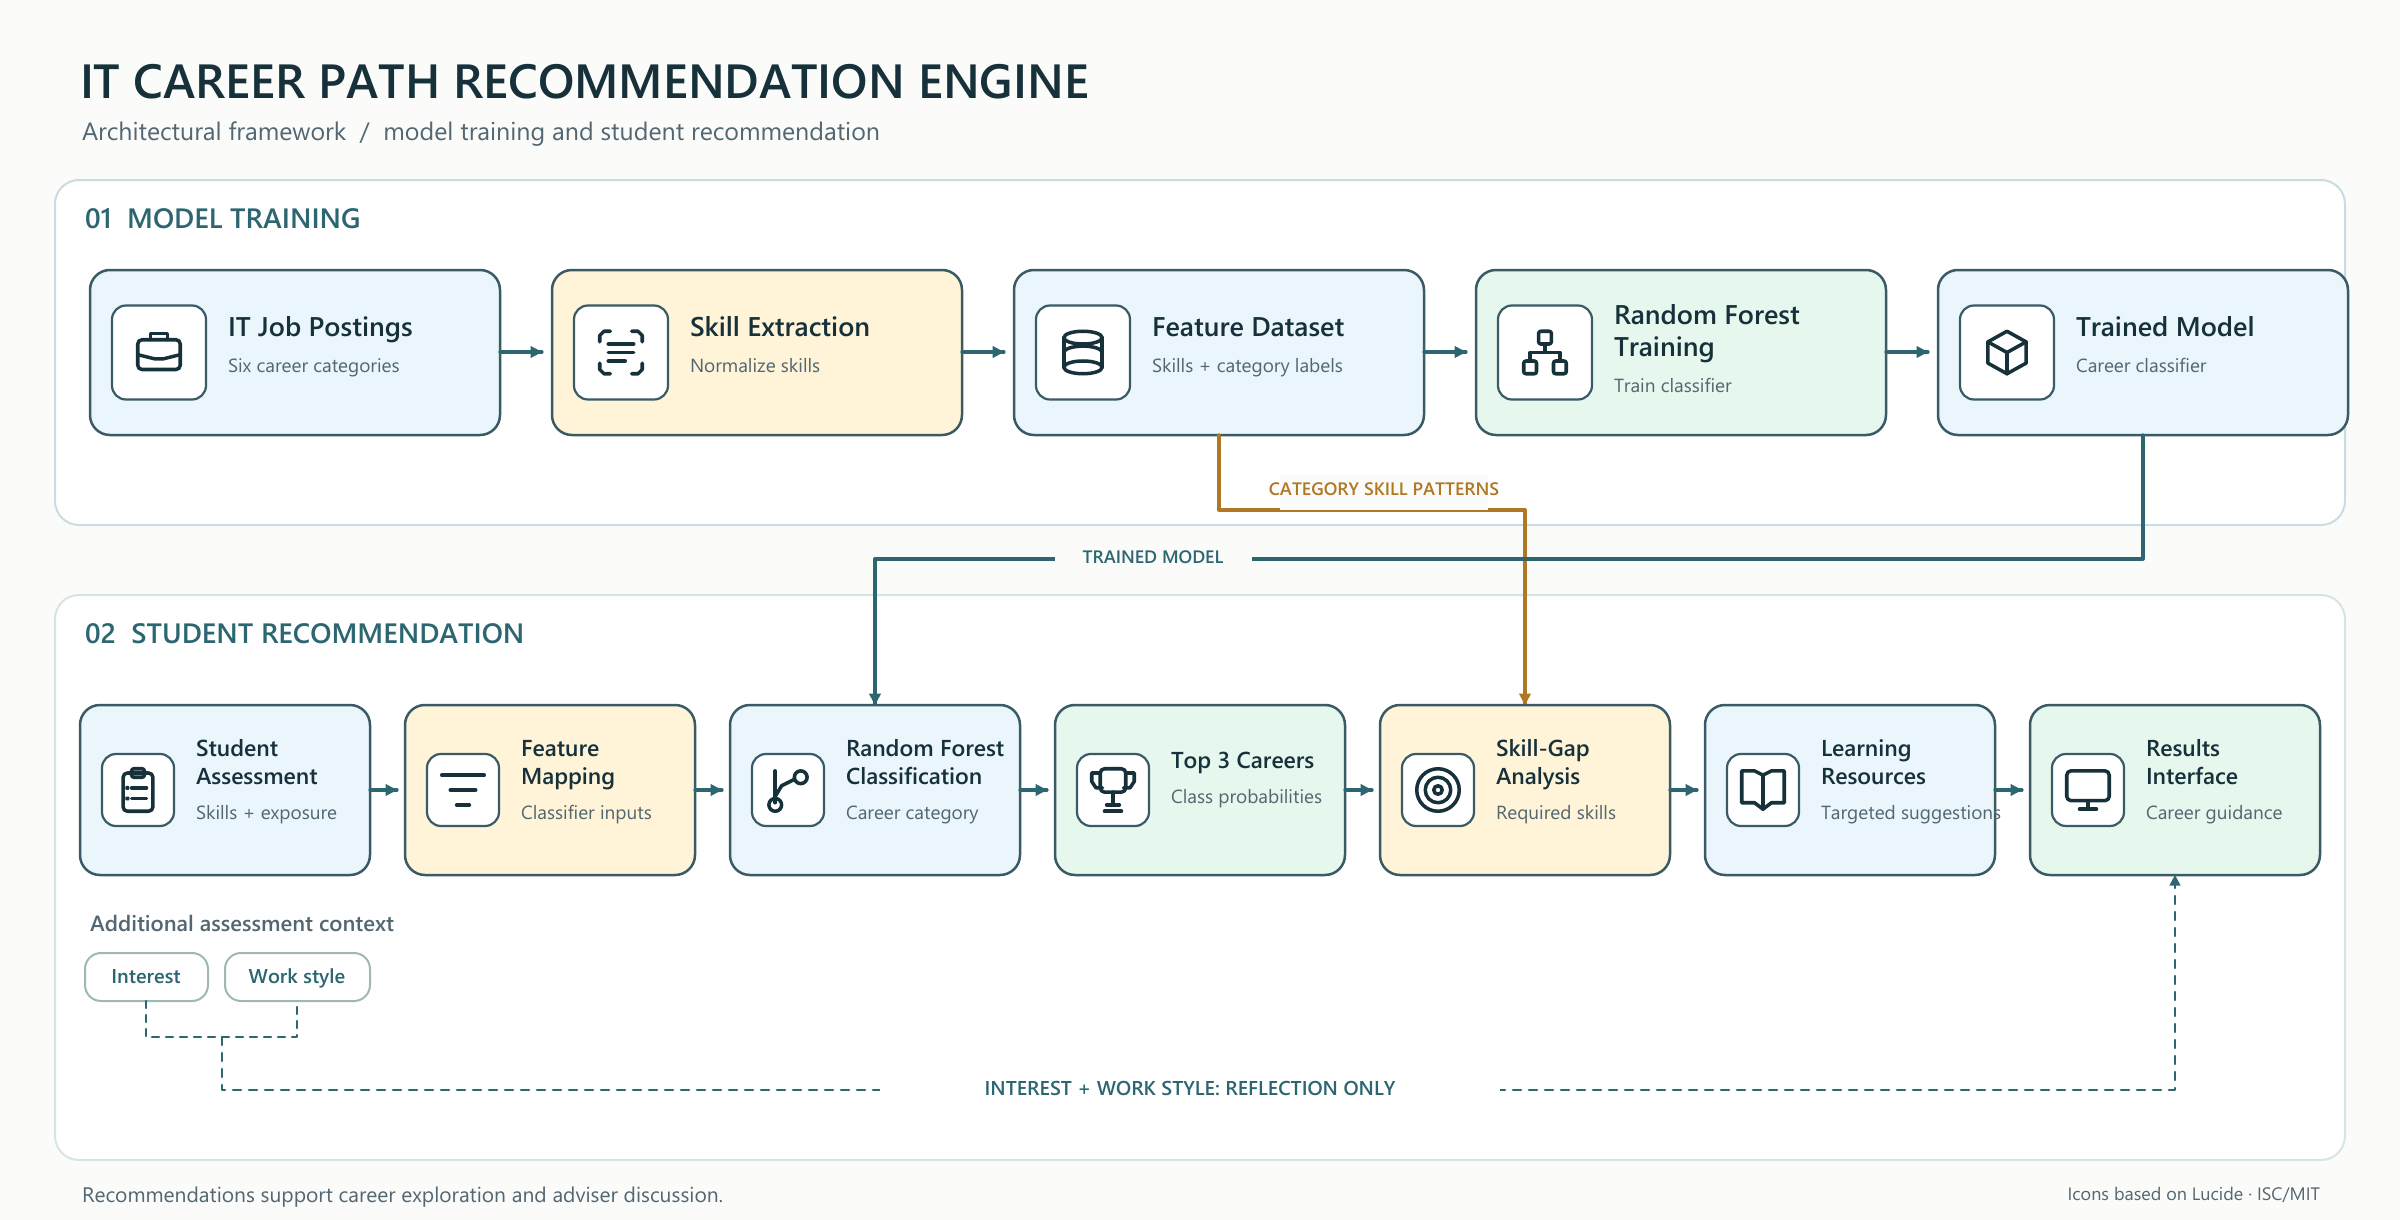

Recreate this plot in Python.
"""Render the horizontal IT career recommendation architecture as a vector PDF."""

from reportlab.pdfgen import canvas
from reportlab.lib.colors import HexColor
from reportlab.pdfbase import pdfmetrics
from reportlab.pdfbase.ttfonts import TTFont


OUT = "architecture-framework-horizontal.pdf"
W, H = 2400, 1220
INK = HexColor("#17313B")
MUTED = HexColor("#536772")
LINE = HexColor("#3A5B66")
BLUE = HexColor("#EAF5FC")
YELLOW = HexColor("#FFF4D8")
MINT = HexColor("#E6F7EE")
PAPER = HexColor("#FBFCFA")
WHITE = HexColor("#FFFFFF")
TEAL = HexColor("#2B6671")
ORANGE = HexColor("#B07825")

pdfmetrics.registerFont(TTFont("Segoe", r"C:\Windows\Fonts\segoeui.ttf"))
pdfmetrics.registerFont(TTFont("SegoeSemi", r"C:\Windows\Fonts\seguisb.ttf"))

c = canvas.Canvas(OUT, pagesize=(W, H), pageCompression=1)
c.setTitle("IT Career Path Recommendation Engine — Architectural Framework")


def rect(x, y, w, h, fill, stroke=None, radius=0, sw=1):
    c.setLineWidth(sw)
    c.setFillColor(fill)
    c.setStrokeColor(stroke or fill)
    fn = c.roundRect if radius else c.rect
    args = (x, H-y-h, w, h)
    if radius:
        args += (radius,)
    fn(*args, fill=1, stroke=int(stroke is not None))


def line(points, color=LINE, width=3, dash=None):
    c.setStrokeColor(color)
    c.setLineWidth(width)
    c.setLineCap(1)
    c.setLineJoin(1)
    c.setDash(dash or [])
    p = c.beginPath()
    p.moveTo(points[0][0], H-points[0][1])
    for x, y in points[1:]:
        p.lineTo(x, H-y)
    c.drawPath(p)
    c.setDash([])


def arrow(points, color=LINE, width=3, dashed=False, size=13):
    line(points, color, width, [8, 8] if dashed else None)
    x0, y0 = points[-2]
    x1, y1 = points[-1]
    import math
    a = math.atan2(y1-y0, x1-x0)
    p = c.beginPath()
    p.moveTo(x1, H-y1)
    for d in (a+2.65, a-2.65):
        p.lineTo(x1+size*math.cos(d), H-(y1+size*math.sin(d)))
    p.close()
    c.setFillColor(color)
    c.drawPath(p, fill=1, stroke=0)


def txt(x, y, s, size=24, color=INK, bold=False, align="left"):
    c.setFont("SegoeSemi" if bold else "Segoe", size)
    c.setFillColor(color)
    yy = H-y-size*0.85
    if align == "center":
        c.drawCentredString(x, yy, s)
    elif align == "right":
        c.drawRightString(x, yy, s)
    else:
        c.drawString(x, yy, s)


def icon(kind, x, y, size=52):
    c.saveState()
    c.translate(x, H-y)
    c.scale(size/24, -size/24)
    c.setStrokeColor(INK)
    c.setLineWidth(1.65)
    c.setLineCap(1)
    c.setLineJoin(1)
    c.setFillColor(WHITE)
    def ln(*pts):
        p=c.beginPath(); p.moveTo(*pts[0])
        for z in pts[1:]: p.lineTo(*z)
        c.drawPath(p)
    def rr(a,b,w,h,r=2): c.roundRect(a,b,w,h,r,fill=0,stroke=1)
    def circ(a,b,r): c.circle(a,b,r,fill=0,stroke=1)
    if kind == "briefcase":
        rr(2,6,20,14); ln((8,6),(8,3),(16,3),(16,6)); ln((2,13),(10,15),(14,15),(22,13))
    elif kind == "scan":
        ln((7,2),(4,2),(2,4),(2,7)); ln((17,2),(20,2),(22,4),(22,7)); ln((2,17),(2,20),(4,22),(7,22)); ln((17,22),(20,22),(22,20),(22,17)); ln((6,8),(18,8));ln((6,12),(18,12));ln((6,16),(14,16))
    elif kind == "database":
        c.ellipse(3,2,21,8,fill=0,stroke=1); ln((3,5),(3,19));ln((21,5),(21,19));c.ellipse(3,16,21,22,fill=0,stroke=1); c.arc(3,9,21,15,180,180)
    elif kind == "network":
        rr(9,2,6,6,1);rr(2,16,6,6,1);rr(16,16,6,6,1);ln((12,8),(12,12),(5,12),(5,16));ln((12,12),(19,12),(19,16))
    elif kind == "box":
        ln((12,2),(21,7),(21,17),(12,22),(3,17),(3,7),(12,2));ln((3,7),(12,12),(21,7));ln((12,12),(12,22))
    elif kind == "clipboard":
        rr(5,4,14,18);rr(9,2,6,4,1);ln((9,11),(16,11));ln((9,16),(16,16));circ(7,11,.35);circ(7,16,.35)
    elif kind == "filter":
        ln((2,5),(22,5));ln((6,12),(18,12));ln((9,19),(15,19))
    elif kind == "branch":
        ln((6,3),(6,18));ln((6,15),(9,10),(15,7));circ(18,6,3);circ(6,19,3)
    elif kind == "trophy":
        rr(6,2,12,11,2);ln((6,4),(2,4),(2,8),(4,11),(7,11));ln((18,4),(22,4),(22,8),(20,11),(17,11));ln((12,13),(12,19));ln((8,22),(16,22));ln((9,19),(15,19))
    elif kind == "target":
        circ(12,12,10);circ(12,12,6);circ(12,12,2)
    elif kind == "book":
        ln((12,5),(12,21));ln((12,5),(8,3),(2,3),(2,18),(8,18),(12,21));ln((12,5),(16,3),(22,3),(22,18),(16,18),(12,21))
    elif kind == "monitor":
        rr(2,3,20,14,2);ln((12,17),(12,21));ln((8,21),(16,21))
    c.restoreState()


def card(x, y, w, h, title_lines, subtitle_lines, icon_name, fill):
    rect(x,y,w,h,fill,LINE,20,2.5)
    badge = 94 if w > 350 else 72
    bx=x+22; by=y+(h-badge)/2
    rect(bx,by,badge,badge,WHITE,LINE,14,2.2)
    icon(icon_name,bx+(badge-51)/2,by+(badge-51)/2,51)
    tx=bx+badge+22
    fs=27 if w > 350 else 23
    top=y+32 if len(title_lines)>1 else y+44
    for i,t in enumerate(title_lines): txt(tx,top+i*(fs+5),t,fs,bold=True)
    st=top+len(title_lines)*(fs+5)+10
    for i,t in enumerate(subtitle_lines): txt(tx,st+i*25,t,19,MUTED)


rect(0,0,W,H,PAPER)
txt(80,58,"IT CAREER PATH RECOMMENDATION ENGINE",48,bold=True)
txt(82,119,"Architectural framework  /  model training and student recommendation",25,MUTED)

rect(55,180,2290,345,WHITE,HexColor("#C9DCE2"),24,2)
txt(85,205,"01  MODEL TRAINING",28,TEAL,bold=True)

train_x=[90,552,1014,1476,1938]
train=[
    (["IT Job Postings"],["Six career categories"],"briefcase",BLUE),
    (["Skill Extraction"],["Normalize skills"],"scan",YELLOW),
    (["Feature Dataset"],["Skills + category labels"],"database",BLUE),
    (["Random Forest","Training"],["Train classifier"],"network",MINT),
    (["Trained Model"],["Career classifier"],"box",BLUE),
]
for x,item in zip(train_x,train): card(x,270,410,165,*item)
for i in range(4): arrow([(train_x[i]+410,352),(train_x[i+1]-10,352)],TEAL,3.2)

rect(55,595,2290,565,WHITE,HexColor("#D6E5DD"),24,2)
txt(85,620,"02  STUDENT RECOMMENDATION",28,TEAL,bold=True)

# Training data and the trained classifier enter different stages of the student flow.
arrow([(1219,435),(1219,510),(1525,510),(1525,705)],ORANGE,3.3)
rect(1280,475,208,35,PAPER)
txt(1384,480,"CATEGORY SKILL PATTERNS",18,ORANGE,True,"center")
arrow([(2143,435),(2143,559),(875,559),(875,705)],TEAL,3.3)
rect(1055,541,197,36,PAPER)
txt(1153,548,"TRAINED MODEL",18,TEAL,True,"center")

student_x=[80,405,730,1055,1380,1705,2030]
student=[
    (["Student","Assessment"],["Skills + exposure"],"clipboard",BLUE),
    (["Feature","Mapping"],["Classifier inputs"],"filter",YELLOW),
    (["Random Forest","Classification"],["Career category"],"branch",BLUE),
    (["Top 3 Careers"],["Class probabilities"],"trophy",MINT),
    (["Skill-Gap","Analysis"],["Required skills"],"target",YELLOW),
    (["Learning","Resources"],["Targeted suggestions"],"book",BLUE),
    (["Results","Interface"],["Career guidance"],"monitor",MINT),
]
for x,item in zip(student_x,student): card(x,705,290,170,*item)
for i in range(6): arrow([(student_x[i]+290,790),(student_x[i+1]-8,790)],TEAL,3.2)

txt(90,913,"Additional assessment context",22,MUTED,bold=True)
rect(85,953,123,48,WHITE,HexColor("#9EB9B3"),16,2)
rect(225,953,145,48,WHITE,HexColor("#9EB9B3"),16,2)
txt(146,966,"Interest",20,TEAL,True,"center")
txt(297,966,"Work style",20,TEAL,True,"center")
line([(146,1001),(146,1037),(297,1037),(297,1001)],TEAL,2.5,[7,7])
arrow([(222,1037),(222,1090),(2175,1090),(2175,875)],TEAL,2.6,True,12)
rect(880,1069,620,43,WHITE)
txt(1190,1078,"INTEREST + WORK STYLE: REFLECTION ONLY",20,TEAL,True,"center")

txt(82,1185,"Recommendations support career exploration and adviser discussion.",21,MUTED)
txt(2320,1185,"Icons based on Lucide · ISC/MIT",18,MUTED,align="right")
c.showPage()
c.save()
print(OUT)
